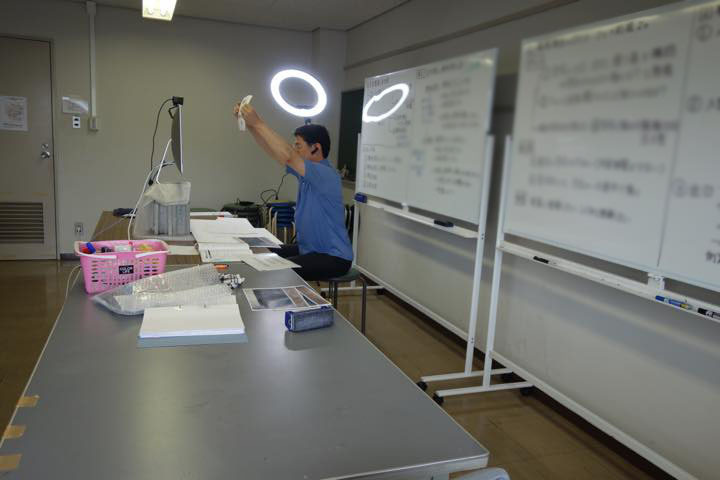
#> input picture testf.png, 720 x 480 px
$ python kadai2.py
#> lines starting #> are read from the running program, lines starting #| are printed output that depends on the picture; after the words box and inside, x2 and y2 are one past the last pixel; in counts of white or black regions, pixels touching at a corner belong together
#! /usr/bin/python
# -*- coding: utf-8 -*-
#===============================================================================
# Date created  : 2021-06-13T09:20:40+09:00
# Date modified : 2021-06-13T13:25:37+09:00
# Author        : soundscope
# Description   : demo code zemi-A, This code is released under MIT
#===============================================================================

import cv2
import numpy as np
from math import *

importedImage = 'testf.png'
originalImg = cv2.imread(importedImage)
#> originalImg is the input picture: shape (480, 720, 3); mean B, G, R 106.2, 111.4, 111.1
kernel = np.ones((3,3),np.uint8)
#erosion = cv2.erode(originalImg,kernel,iterations = 1)
edgeImg = cv2.Canny(originalImg, 75, 200)
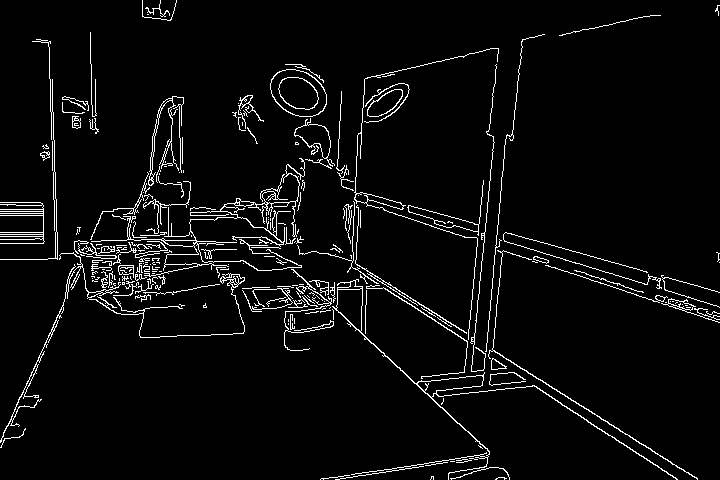
#> edgeImg: shape (480, 720); 4.4% white in thin lines or dots
dilation = cv2.dilate(edgeImg,kernel,iterations = 1)
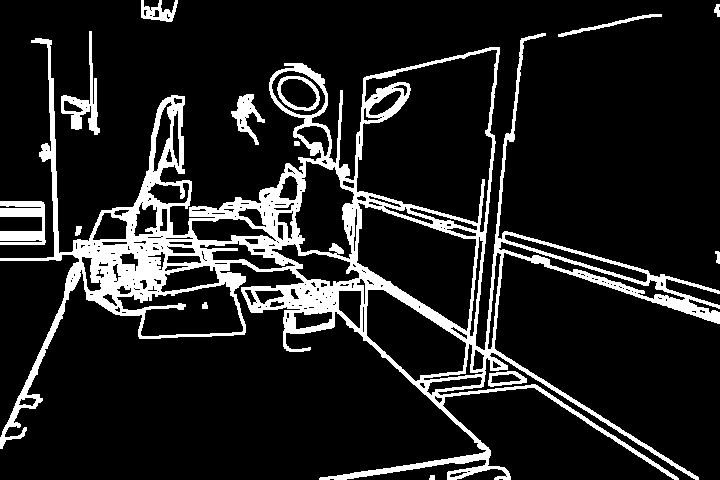
#> dilation: shape (480, 720); 13.2% white; 14 white regions
key = cv2.waitKey(0)
#> (key Esc is pressed here)

contours, hierarchy = cv2.findContours(dilation, cv2.RETR_LIST, cv2.CHAIN_APPROX_SIMPLE)
#> contours = 267 contours, 163 with area under 20; largest, box (x1, y1, x2, y2) and area: (0, 33, 720, 480) 94169, (356, 49, 498, 233) 17122, (356, 202, 477, 332) 8743, (366, 289, 467, 382) 5416, (116, 281, 244, 337) 4294
candidate_num = 5
contours = sorted(contours, key = lambda x:cv2.contourArea(x))[::-1][:candidate_num]
#> contours = 5 contours; box (x1, y1, x2, y2) and area: (0, 33, 720, 480) 94169, (356, 49, 498, 233) 17122, (356, 202, 477, 332) 8743, (366, 289, 467, 382) 5416, (116, 281, 244, 337) 4294
index = 0
def distance(x1,y1,x2,y2): return (x1 - x2) ** 2 + (y1 - y2) ** 2

new_contours = []
for cnt in contours:
    x,y,_ = originalImg.shape
    tmp_cp = originalImg.copy()
    imagearray = np.zeros((tmp_cp.shape[0],tmp_cp.shape[1],tmp_cp.shape[2]),np.uint8)
    cv2.drawContours(imagearray, [cnt], 0, (255,255,255), 3)
    cv2.drawContours(tmp_cp, [cnt], 0, (0), 3)
    _gray = cv2.cvtColor(imagearray, cv2.COLOR_BGR2GRAY)
    c, _ = cv2.findContours(_gray, cv2.RETR_LIST, cv2.CHAIN_APPROX_SIMPLE)
    c = sorted(c, key = lambda x:cv2.contourArea(x))[::-1][0]
    epsilon = 0.02*cv2.arcLength(cnt,True)
    approx = cv2.approxPolyDP(cnt,epsilon,True)
    approx = cv2.convexHull(approx)

    if cv2.contourArea(approx) == 0: continue
    areaRatio = cv2.contourArea(c)/cv2.contourArea(approx)

    tmp_cp = originalImg.copy()
    cv2.drawContours(tmp_cp, [approx], 0, (0), 2)
    cv2.imwrite('debug'+ importedImage + str(index) + '.png', tmp_cp)
    cv2.imshow("win2", tmp_cp)
    key = cv2.waitKey(0)
    # [5 lines of commented-out code are left out]
    if areaRatio < 0.95: continue
    new_contours.append(approx)
#> this loop made 5 passes; (key Esc is pressed on pass 1)
#> (epsilon, approx, areaRatio) on passes 2, 3, 5: (16.37, [[496, 49], [484, 230], [357, 192], [365, 80]], 0.979), (8.77, [[358, 202], [476, 239], [466, 331], [356, 262]], 1.06), (9.36, [[243, 330], [142, 336], [116, 297], [225, 281]], 1.05)
#> pass 1, `_gray = cv2.cvtColor(imagearray, cv2.COLOR_BGR2GRAY)`:
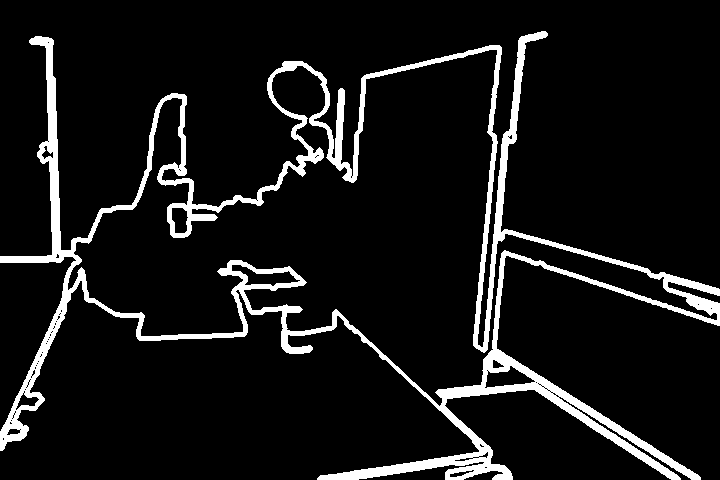
#> _gray: shape (480, 720); 8.7% white; 1 white region, box (x1, y1, x2, y2) and area: (0, 31, 720, 480) 30105
#> pass 1, `cv2.imwrite('debug'+ importedImage + str(index) + '.png', tmp_cp)`:
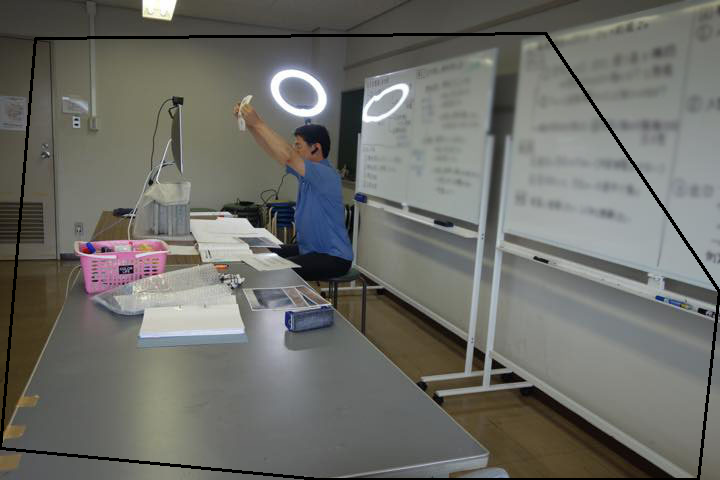
#> saved as debugtestf.png0.png: shape (480, 720, 3); mean B, G, R 104.7, 109.7, 109.4
#> after the loop:
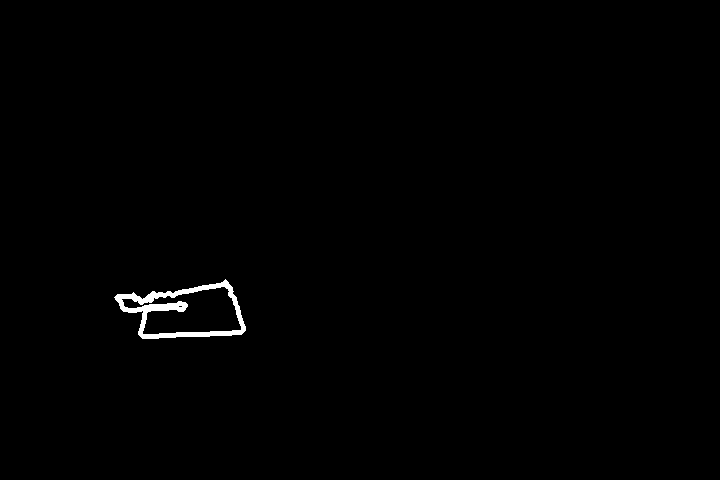
#> _gray: shape (480, 720); 0.58% white; 1 white region, box (x1, y1, x2, y2) and area: (114, 279, 246, 339) 2004
#> after the loop, new_contours = 4 contours; box (x1, y1, x2, y2) and area: (357, 49, 497, 231) 18934, (356, 202, 477, 332) 8982, (366, 290, 465, 382) 5464, (116, 281, 244, 337) 4862

contours = sorted(new_contours, key = lambda x:cv2.contourArea(x))[::-1][:candidate_num]
#> contours has the same summary as new_contours
for approx in contours:
    vertex = [[10**10,0,0] for _ in range(4)]
    tmp_cp = originalImg.copy()
    cv2.drawContours(tmp_cp, [approx], 0, (0), 2)
    cv2.imwrite('debug'+ importedImage + str(index) + '.png', tmp_cp)
    cv2.imshow("win2", tmp_cp)
    key = cv2.waitKey(0)
    if len(approx) != 4:
        for _v in approx:
            for v in _v:
                x1, y1 = v[0], v[1]
                if distance(x1,y1,0,0) < vertex[0][0]:
                    vertex[0] = [distance(x1,y1,0,0),x1,y1]
                if distance(x1,y1,x,0) < vertex[1][0]:
                    vertex[1] = [distance(x1,y1,x,0),x1,y1]
                if distance(x1,y1,0,y) < vertex[2][0]:
                    vertex[2] = [distance(x1,y1,0,y),x1,y1]
                if distance(x1,y1,x,y) < vertex[3][0]:
                    vertex[3] = [distance(x1,y1,x,y),x1,y1]
        for i in vertex: del i[0]

        original = np.float32(vertex)
        area = cv2.contourArea(original)
        if area <  x * y * 0.0001:
            vertex = [[10**10,0,0] for _ in range(4)]
            for _v in approx:
                for v in _v:
                    x1, y1 = v[0], v[1]
                    if distance(x1,y1,0,y/2) < vertex[0][0]:
                        vertex[0] = [distance(x1,y1,0,y/2),x1,y1]
                    if distance(x1,y1,x/2,0) < vertex[1][0]:
                        vertex[1] = [distance(x1,y1,x/2,0),x1,y1]
                    if distance(x1,y1,x/2,y) < vertex[2][0]:
                        vertex[2] = [distance(x1,y1,x/2,y),x1,y1]
                    if distance(x1,y1,x,y/2) < vertex[3][0]:
                        vertex[3] = [distance(x1,y1,x,y/2),x1,y1]
            for i in vertex: del i[0]

        original = np.float32(vertex)
        area = cv2.contourArea(original)
        if area <  x * y * 0.0001: continue
    else:
        minimum = (10**10,0)
        for i, _v in enumerate(approx):
            for v in _v:
                if minimum[0] > v[0] + v[1]:
                    minimum = (v[0] + v[1], i)
        sorted_array = []
        for i in range(2):
            sorted_array.append(approx[(i+minimum[1])%4])
        for i in range(2,4)[::-1]:
            sorted_array.append(approx[(i+minimum[1])%4])
        original = np.float32(sorted_array)
        area = cv2.contourArea(original)
        if area <  x * y * 0.0001: continue

    copy = originalImg.copy()
    (y, x, _) = originalImg.shape
    trans = np.float32([[0,0], [x,0], [0,y], [x,y]])
    M = cv2.getPerspectiveTransform(original, trans)
    new_img = cv2.warpPerspective(originalImg, M, (x, y))


    cv2.imwrite('result-'+ importedImage + str(index) + '.png', new_img)
    index += 1
#> this loop made 4 passes; (key Esc is pressed on pass 1)
#> approx on passes 1, 2, 4: [[496, 49], [484, 230], [357, 192], [365, 80]], [[358, 202], [476, 239], [466, 331], [356, 262]], [[243, 330], [142, 336], [116, 297], [225, 281]]
#> pass 1, `new_img = cv2.warpPerspective(originalImg, M, (x, y))`:
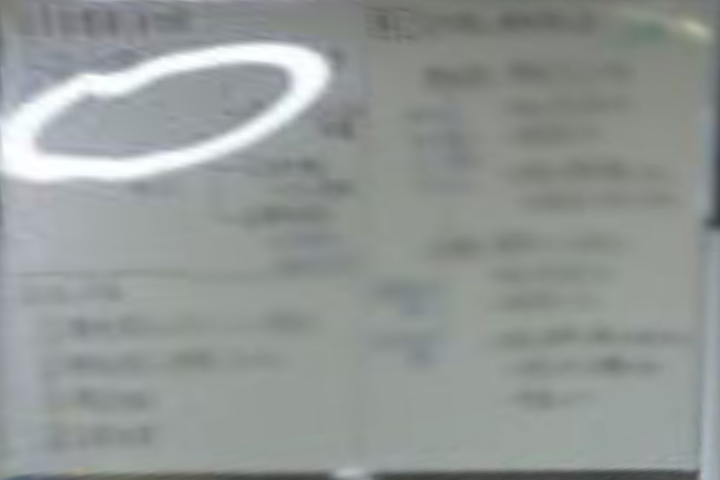
#> new_img: shape (480, 720, 3); mean B, G, R 150.3, 152.6, 147.3
#> pass 3, `new_img = cv2.warpPerspective(originalImg, M, (x, y))`:
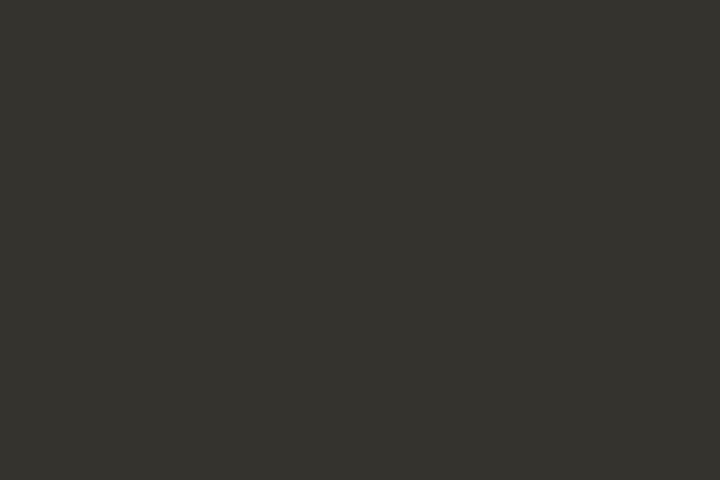
#> new_img: shape (480, 720, 3); mean B, G, R 46, 51, 52
#> after the loop, index = 4

$ run again, with testX.png copied over testf.png
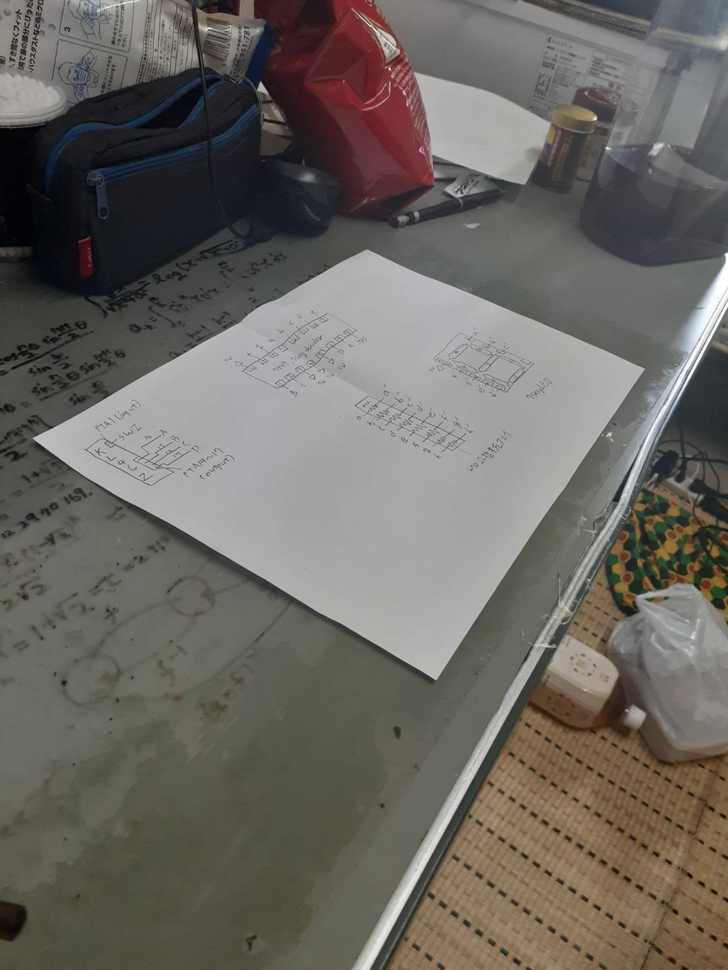
#> input picture testX.png, 728 x 970 px, shrunk from 1108 x 1477 before the run
#> originalImg is the input picture: shape (970, 728, 3); mean B, G, R 98, 103.8, 107.7
#> edgeImg: shape (970, 728); 4.9% white in thin lines or dots
#> dilation: shape (970, 728); 14.8% white; 222 white regions (3 under 20 px)
#> `contours, hierarchy = cv2.findContours(dilation, cv2.RETR_LIST, cv2.CH..`: contours = 875 contours, 530 with area under 20; largest, box (x1, y1, x2, y2) and area: (0, 248, 646, 681) 139206, (35, 250, 643, 679) 132734, (351, 285, 728, 970) 28294, (350, 0, 637, 230) 18563, (0, 0, 293, 184) 17889
#> `contours = sorted(contours, key = lambda x:cv2.contourArea(x))[::-1][:..`: contours = 5 contours; box (x1, y1, x2, y2) and area: (0, 248, 646, 681) 139206, (35, 250, 643, 679) 132734, (351, 285, 728, 970) 28294, (350, 0, 637, 230) 18563, (0, 0, 293, 184) 17889
#> the loop `for cnt in contours:` made 5 passes; (key Esc is pressed on pass 1)
#> (epsilon, approx, areaRatio) on passes 1 to 3: (41.85, [[364, 248], [645, 367], [438, 680], [0, 439]], 1), (32.57, [[35, 438], [367, 250], [642, 369], [435, 678]], 1.02), (76.4, [[726, 609], [369, 969], [351, 969], [727, 285]], 0.579)
#> after the loop `for cnt in contours:`:
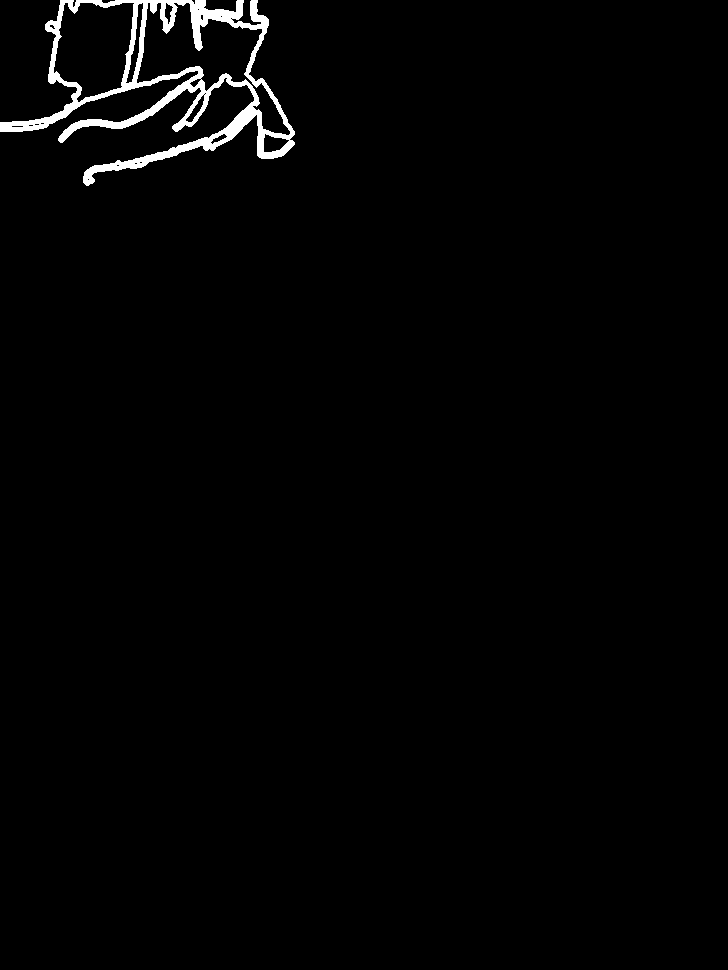
#> _gray: shape (970, 728); 1.5% white; 1 white region, box (x1, y1, x2, y2) and area: (0, 0, 295, 186) 10592
#> after the loop `for cnt in contours:`: new_contours = 2 contours; box (x1, y1, x2, y2) and area: (0, 248, 646, 681) 141984, (35, 250, 643, 679) 132244
#> `contours = sorted(new_contours, key = lambda x:cv2.contourArea(x))[::-..`: contours has the same summary as new_contours
#> the loop `for approx in contours:` made 2 passes; (key Esc is pressed on pass 1)
#> (approx, y, x, trans, index) on passes 1 to 2: ([[364, 248], [645, 367], [438, 680], [0, 439]], 970, 728, [[0, 0], [728, 0], [0, 970], [728, 970]], 1), ([[35, 438], [367, 250], [642, 369], [435, 678]], 970, 728, [[0, 0], [728, 0], [0, 970], [728, 970]], 2)
#> pass 2, `new_img = cv2.warpPerspective(originalImg, M, (x, y))`:
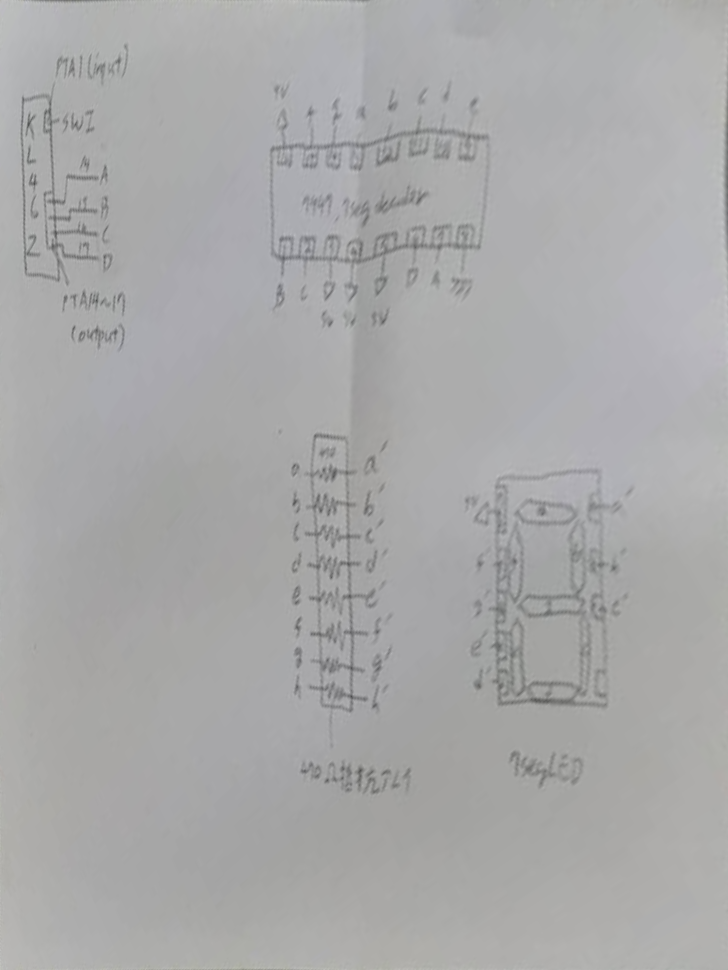
#> new_img: shape (970, 728, 3); mean B, G, R 169.4, 169.1, 169
#> after the loop `for approx in contours:`: index = 2
